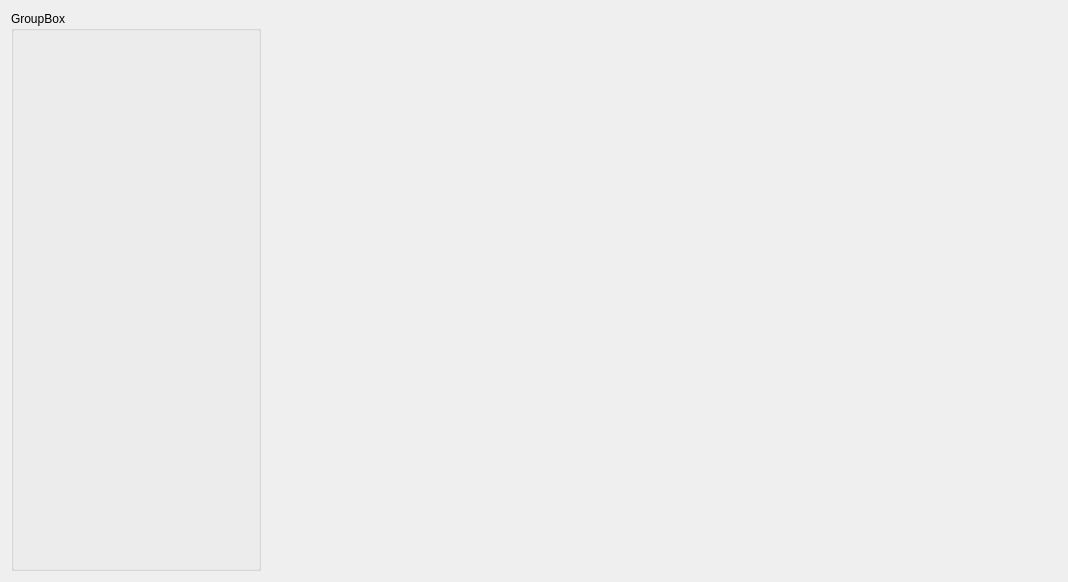
<?xml version="1.0" encoding="UTF-8"?>
<ui version="4.0">
 <class>helpWidget</class>
 <widget class="QWidget" name="helpWidget">
  <property name="geometry">
   <rect>
    <x>0</x>
    <y>0</y>
    <width>1068</width>
    <height>582</height>
   </rect>
  </property>
  <property name="windowTitle">
   <string>Aide générale de l’application</string>
  </property>
  <layout class="QHBoxLayout" name="horizontalLayout">
   <item>
    <widget class="QGroupBox" name="groupBox">
     <property name="minimumSize">
      <size>
       <width>250</width>
       <height>0</height>
      </size>
     </property>
     <property name="title">
      <string>GroupBox</string>
     </property>
    </widget>
   </item>
   <item>
    <widget class="QTextEdit" name="textEdit">
     <property name="styleSheet">
      <string notr="true">padding-left:20px;background-color:transparent</string>
     </property>
    </widget>
   </item>
  </layout>
 </widget>
 <resources/>
 <connections/>
</ui>
